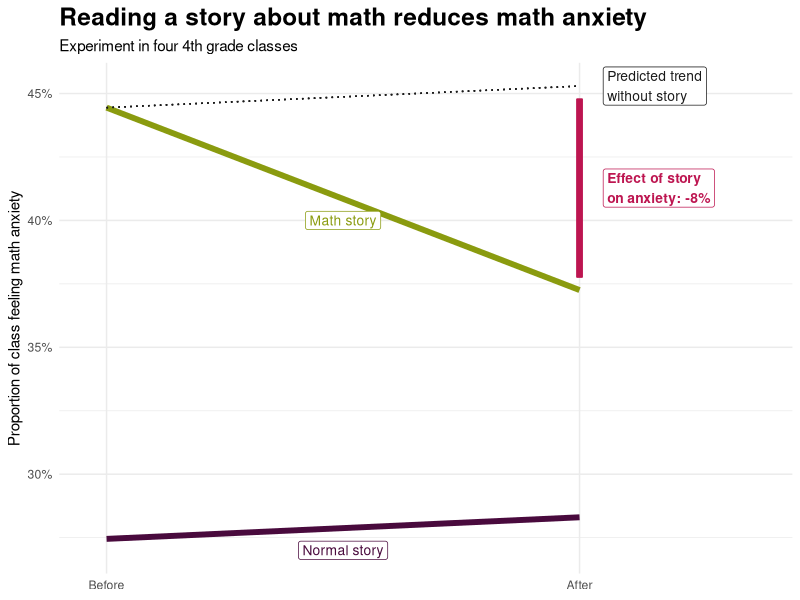

This chart was generated by the following R code:
## ---- chunk 1
library(tidyverse)
library(broom)
library(scales)  # For things like percent()

results <- read_csv("data/math_survey.csv") |> 
  mutate(anxious_num = recode(math_anxiety, Yes = 1, No = 0)) |> 
  mutate(treatment = fct_relevel(treatment, "Normal story"))
## ---- chunk 2
group_props <- results |> 
  drop_na(math_anxiety) |> 
  group_by(wave, treatment, math_anxiety) |> 
  summarize(num = n()) |> 
  group_by(wave, treatment) |> 
  mutate(total = sum(num),
         prop_math_anxious = num / total) |> 
  filter(math_anxiety == "Yes")
group_props
## ---- chunk 3
after_treatment <- group_props |> 
  filter(treatment == "Math story", wave == 2) |> 
  pull(prop_math_anxious)

before_treatment <- group_props |> 
  filter(treatment == "Math story", wave == 1) |> 
  pull(prop_math_anxious)

after_control <- group_props |> 
  filter(treatment == "Normal story", wave == 2) |> 
  pull(prop_math_anxious)

before_control <- group_props |> 
  filter(treatment == "Normal story", wave == 1) |> 
  pull(prop_math_anxious)
## ---- chunk 4
dd_effect <- (after_treatment - before_treatment) - (after_control - before_control)
dd_effect
## ---- chunk 5
dd_regression <- lm(anxious_num ~ wave + treatment + wave * treatment,
                    data = results)
tidy(dd_regression)
## ---- chunk 6
hypothetical_trend <- after_control - before_control

ggplot(group_props, 
                 aes(x = as.factor(wave), y = prop_math_anxious, 
                     color = treatment, group = treatment)) +
  geom_line(size = 2) + 
  geom_segment(aes(x = 1, y = before_treatment, xend = 2, 
                   yend = (before_treatment + hypothetical_trend)), 
               linetype = "dotted", color = "grey10") + 
  geom_segment(aes(x = 2, xend = 2, 
                   y = (before_treatment + hypothetical_trend - .005), 
                   yend = after_treatment + 0.005),
               color = "#BD1550", size = 2) +
  annotate("label", x = 1.5, y = .27, label = "Normal story",
           size = 3.5, color = "#490A3D") + 
  annotate("label", x = 1.5, y = .40, label = "Math story",
           size = 3.5, color = "#8A9B0F") + 
  annotate("label", x = 2.05, y = (before_treatment + hypothetical_trend), 
           label = "Predicted trend\nwithout story",
           size = 3.5, color = "grey10", hjust = 0) + 
  annotate("label", x = 2.05, 
           y = (before_treatment + hypothetical_trend) - (abs(dd_effect) / 2), 
           label = paste0("Effect of story\non anxiety: ", percent(dd_effect)),
           size = 3.5, color = "#BD1550", hjust = 0, fontface = "bold") + 
  scale_color_manual(values = c("Math story" = "#8A9B0F", "Normal story" = "#490A3D")) +
  scale_y_continuous(labels = percent_format(accuracy = 1)) + 
  scale_x_discrete(labels = c("Before", "After")) +
  guides(color = "none") +
  coord_cartesian(clip = "off", xlim = c(1.5, 1.85)) +
  labs(x = NULL, y = "Proportion of class feeling math anxiety",
       title = "Reading a story about math reduces math anxiety",
       subtitle = "Experiment in four 4th grade classes") + 
  theme_minimal() + 
  theme(plot.title = element_text(face = "bold", size = rel(1.6)))
